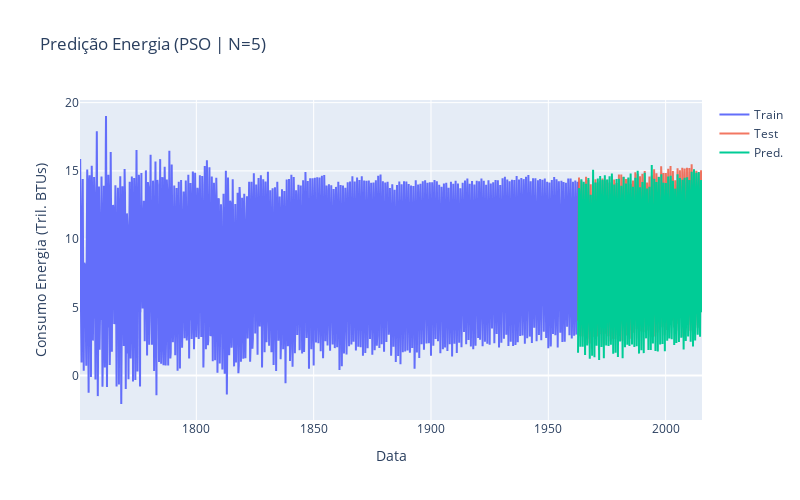

Notebook code for this chart:
### Code cell
"""
Visualizando a predição da Rede com PSO
"""

X_plot_train = pd.DataFrame(X_train, columns=X.columns)
X_plot_train["dt"] = ts_with_lags[ts_with_lags.index < X_plot_train.shape[0]]["dt"]
X_plot_train["Total Climate Change"] = y_train

X_plot_test = pd.DataFrame(X_test, columns=X.columns)
X_plot_test["dt"] = ts_with_lags[ts_with_lags.index >= X_plot_train.shape[0]][
    "dt"
].reset_index(drop=True)
X_plot_test["Total Climate Change"] = y_test.reset_index(drop=True)

fig = go.Figure()
fig.add_trace(
    go.Scatter(
        x=X_plot_train["dt"],
        y=X_plot_train["Total Climate Change"],
        mode="lines",
        name="Train",
    )
)
fig.add_trace(
    go.Scatter(
        x=X_plot_test["dt"],
        y=X_plot_test["Total Climate Change"],
        mode="lines",
        name="Test",
        opacity=0.8,
    )
)
fig.add_trace(
    go.Scatter(
        x=X_plot_test["dt"], y=pd.Series(y_pred.flatten()), mode="lines", name="Pred."
    )
)
fig.update_layout(
    title=f"Predição Temperature (PSO | N={LAG_FEATURES})",
    yaxis_title="Temperatura (C)",
    xaxis_title="Data",
)
fig.update_layout(width=800, height=500)
fig.show()

### Figure 1 — Plotly figure (JSON) as saved in the notebook; plotly's stock layout.template omitted (floating-point values rounded to 4 significant figures; data arrays with more than 128 entries replaced by an {"elided": "..."} marker saying what was removed)
{"data": [{"mode": "lines", "name": "Train", "type": "scatter", "x": {"elided": "2540 str values"}, "y": {"elided": "2540 float values"}}, {"mode": "lines", "name": "Test", "opacity": 0.8, "type": "scatter", "x": {"elided": "635 str values"}, "y": {"elided": "635 float values"}}, {"mode": "lines", "name": "Pred.", "type": "scatter", "x": {"elided": "635 str values"}, "y": {"elided": "635 float values"}}], "layout": {"height": 500, "title": {"text": "Predição Energia (PSO | N=5)"}, "width": 800, "xaxis": {"title": {"text": "Data"}}, "yaxis": {"title": {"text": "Consumo Energia (Tril. BTUs)"}}}}
